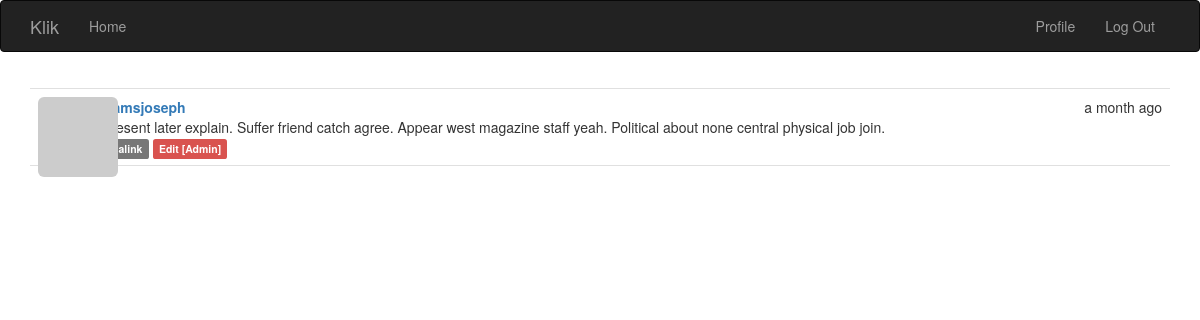
Page /post/3 (signed in) on the committed database.
### app/models.py (models this page shows, shortened)
class Post(db.Model):
    __tablename__ = 'posts'
    id = db.Column(db.Integer, primary_key=True)
    body = db.Column(db.Text)
    body_html = db.Column(db.Text)
    timestamp = db.Column(db.DateTime, index=True, default=datetime.utcnow)
    author_id = db.Column(db.Integer, db.ForeignKey('users.id'))

class User(UserMixin, db.Model):
    __tablename__ = 'users'
    id = db.Column(db.Integer, primary_key=True)
    email = db.Column(db.String(64), unique=True, index=True)
    username = db.Column(db.String(64), unique=True, index=True)
    role_id = db.Column(db.Integer, db.ForeignKey('roles.id'))
    password_hash = db.Column(db.String(128))
    confirmed = db.Column(db.Boolean, default=False)
    name = db.Column(db.String(64))
    location = db.Column(db.String(64))
    about_me = db.Column(db.Text())
    member_since = db.Column(db.DateTime(), default=datetime.utcnow)
    last_seen = db.Column(db.DateTime(), default=datetime.utcnow)
    avatar_hash = db.Column(db.String(32))
    posts = db.relationship('Post', backref='author', lazy='dynamic')
    @property
    def password(self):
        raise AttributeError('password is not a readable attribute')
    @login_manager.user_loader
    def load_user(user_id):
        return User.query.get(int(user_id))
    def can(self, perm):
        return self.role is not None and self.role.has_permission(perm)
    def is_administrator(self):
        return self.can(Permission.ADMIN)
    def ping(self):
        self.last_seen = datetime.utcnow()
        db.session.add(self)
        db.session.commit()
    def gravatar(self, size=100, default='identicon', rating='g'):
        if request.is_secure:
            url = 'https://secure.gravatar.com/avatar'
        else:
            url = 'http://www.gravatar.com/avatar'
        hash = self.avatar_hash or self.gravatar_hash()
        return '{url}/{hash}?s={size}&d={default}&r={rating}' \
               .format(url=url,
                       hash=hash,
                       size=size,
                       default=default,
                       rating=rating)

### app/main/views.py (the view)
@main.route('/post/<int:id>')
def post(id):
    post = Post.query.get_or_404(id)
    return render_template('post.html', posts=[post])

### app/auth/views.py (called while the page is built)
@auth.before_app_request
def before_request():
    if current_user.is_authenticated:
        current_user.ping()

### app/main/__init__.py (called while the page is built)
@main.app_context_processor
def inject_permissions():
    return dict(Permission=Permission)

### app/models.py (called while the page is built)
    def has_permission(self, perm):
        return self.permissions & perm == perm

### app/templates/post.html (shortened to what this page needs)
{% extends "base.html" %}
{% block page_content %}
{% include '_posts.html' %}
{% endblock %}

### app/templates/_posts.html
<ul class="posts">
    {% for post in posts %}
    <li class="post">
        <div class="post-thumbnail">
            <a href="{{ url_for('.user', username=post.author.username) }}">
                <img class="img-rounded profile-thumbnail" src="{{ post.author.gravatar(size=40) }}">
            </a>
        </div>
        <div class="post-content">
            <div class="post-date">{{ moment(post.timestamp).fromNow() }}</div>
            <div class="post-author">
                <a href="{{ url_for('.user', username=post.author.username) }}">
                    {{ post.author.username }}
                </a>
            </div>
            <div class="post-body">
                {% if post.body_html %}
                    {{ post.body_html | safe }}
                {% else %}
                    {{ post.body }}
                {% endif %}
            </div>
            <div class="post-footer">
                <a href="{{ url_for('.post', id=post.id) }}">
                    <span class="label label-default">Permalink</span>
                </a>
                {% if current_user == post.author %}
                <a href="{{ url_for('.edit', id=post.id) }}">
                    <span class="label label-primary">Edit</span>
                </a>
                {% elif current_user.is_administrator() %}
                <a href="{{ url_for('.edit', id=post.id) }}">
                    <span class="label label-danger">Edit [Admin]</span>
                </a>
                {% endif %}
            </div>
        </div>
    </li>
    {% endfor %}
</ul>

### app/static/styles.css (style rules this page uses)
.profile-thumbnail { position: absolute; }
ul.posts { list-style-type: none; padding: 0px; margin: 16px 0px 0px 0px; border-top: 1px solid #e0e0e0; }
ul.posts li.post { padding: 8px; border-bottom: 1px solid #e0e0e0; }
div.post-date { float: right; }
div.post-author { font-weight: bold; }
div.post-thumbnail { position: absolute; }
div.post-content { margin-left: 48px; min-height: 48px; }

### rows in the picture
Post: timestamp "a month ago", author.username "williamsjoseph", body "Represent later explain. Suffer friend catch agree. Appear west magazine staff yeah. Political about none central physical job join."
